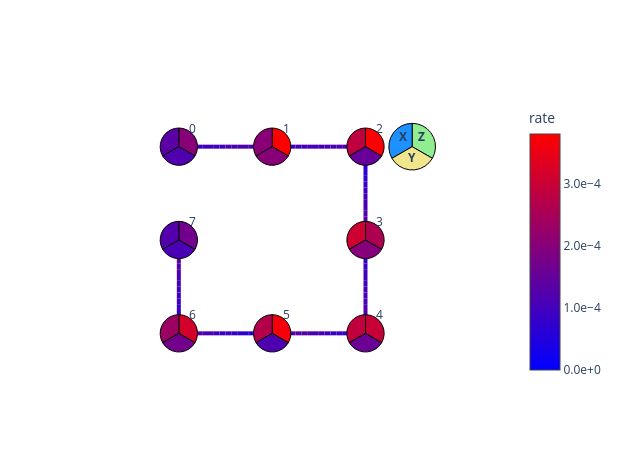

The notebook cell saved with this chart:
### Markdown cell above
### Learn the entangling layers' noise

PEC starts by learning the twirled noise model of each layer of entangling gates in the circuit. If you assume a Markovian noise model, the depth of the circuit is assumed to not affect the noise channel of a given entangling layer.  Therefore, only the noise model of each unique layer of entangling gates should be learned. The circuit used in this guide can be split into two unique layers. Designing circuits to have a minimal set of unique entangling layers is important if you want to learn a noise model, since the unique layers must be learned independently. If you have too many unique layers in your circuit, noise learning can become infeasible due to the sampling cost of learning many layers.

`qiskit-noise-learning` is used to learn the noise. The learner repeats each layer _`fragment_depths`_ times in its learning circuits, twirls each circuit _`num_randomizations`_ times, and fits the decay of the measured fidelities to a Pauli-Lindblad model. These parameters can effect the accuracy of the learned model. The more accurate the learned noise model is, the more accurate the noise cancellation will be.
The following code draws the learned noise model with the two layers merged into one map. Each qubit is a pie of its weight-1 X, Y and Z rates summed over the two layers, and each edge shows the learned weight-2 rates. For example, a rate of ``3e-4`` means that error occurs on roughly three of every 10,000 uses of the layer.

Readout noise mitigation is done in post-processing by using TREX, as opposed to the **gate** noise model, which is required for the program preperation in order to inject the anti-noise that corresponds to the learned noise model.
Therefore, the readout noise can be either executed and learned when learning the gates' noise, or when executing the mitigated program. Learning the readout noise alongside the gate noise might be beneficial for learning a self-consistent noise model (see [Disambiguating Pauli noise in quantum computers](https://arxiv.org/pdf/2505.22629) for example). In cases where the gate noise and the readout noise are separated in the noise model, it is recommended that you learn the readout noise when executing the mitigated program to avoid drift in the noise between the when it was learned and executed. 

In this guide, the readout noise is learned while executing the mitigated program by using TREX calibration circuit.

### Code cell
from qiskit.providers.fake_provider import GenericBackendV2
from qiskit.quantum_info import PauliList
from qiskit_ibm_runtime.results import LayerError, PauliLindbladError
from qiskit_ibm_runtime.visualization.embeddings import Embedding
from qiskit_mitigation import PEC
from qiskit_noise_learning.aer_executor import AerExecutor
from qiskit_noise_learning.noise_learner import LearningOptions, NoiseLearner
from samplomatic import InjectNoise

line_coupling = [(i, i + 1) for i in range(num_qubits - 1)]
backend = GenericBackendV2(
    num_qubits=num_qubits, basis_gates=["id", "rz", "sx", "x", "cz"], coupling_map=line_coupling
)

task_pec = PEC()
# first learn only the layers PEC will inject noise into, i.e. not the measurement layer
pec_layers = [
    layer
    for layer in task_pec.find_unique_layers(mirrored_circuit, boxing_options)
    if get_annotation(layer.operation, InjectNoise)
]
layers = task_pec.find_unique_layers(mirrored_circuit, boxing_options)

learning_options = LearningOptions(
    fragment_depths=[2, 4, 8, 16], num_randomizations=250, shots_per_randomizations=16
)

# qiskit-noise-learning is not compatible with the Executor in local mode,
# and requires the simulator present in the package for running simulation
noise_dict = {
    get_annotation(layer.operation, Tag).ref: noise_layer
    for layer, noise_layer in layer_noise_model
}
noise_learner_simulator = AerExecutor(
    qasm_simulator=AerSimulator(method="stabilizer"), noise_dict=noise_dict
)
learner = NoiseLearner(backend, options=learning_options, executor=noise_learner_simulator)
learned_noise = learner.run(pec_layers).result().to_dict()  # keyed by InjectNoise reference

# Draw the learned model on the line, laid out as a line with the qubits in order.
# Composing the two layers' maps sums their rates, giving one map over all the edges.
embedding = Embedding(
    [(0, 0), (0, 2), (0, 4), (2, 4), (4, 4), (4, 2), (4, 0), (2, 0)], line_coupling
)
first, second = learned_noise.values()
learned_model = first.compose(second).simplify()
error = PauliLindbladError(
    PauliList(learned_model.get_qubit_sparse_pauli_list_copy().to_pauli_list()), learned_model.rates
)
fig = LayerError(circuit, list(range(num_qubits)), error).draw_map(
    embedding, radius=0.4, height=460, width=620
)
fig.update_traces(
    marker={
        "cmin": 0,
        "cmax": max(learned_model.rates),
        "colorbar": {"tickformat": ".1e", "title": "rate"},
    },
    selector={"mode": "markers"},
)
fig.show()
